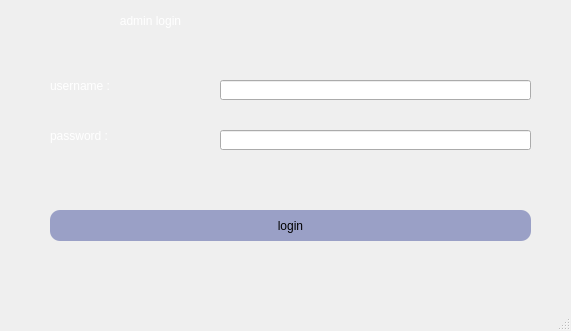
<?xml version="1.0" encoding="UTF-8"?>
<ui version="4.0">
 <class>adminlogin</class>
 <widget class="QMainWindow" name="adminlogin">
  <property name="geometry">
   <rect>
    <x>0</x>
    <y>0</y>
    <width>571</width>
    <height>331</height>
   </rect>
  </property>
  <property name="windowTitle">
   <string>MainWindow</string>
  </property>
  <property name="styleSheet">
   <string notr="true">background-color: #0a0e1a;

QLabel
{
   font: 17pt &quot;Cooper Black&quot;;
   color : rgb(255, 255, 255);
}

QPushButton
{
font: 11pt &quot;Calibri Light&quot;;
background-color : #9aa0c6;
color : rgb(0, 0, 0);
padding : 5px;
border-radius : 10px;
}
QPushButton:hover
{
color : rgb(0, 0, 0);
background-color:rgb(255,255,255);

}

QLineEdit
{
	font: 19pt &quot;MV Boli&quot;;
}
Lable
{
   font: 40pt &quot;Viner Hand ITC&quot;;
}
</string>
  </property>
  <widget class="QWidget" name="centralwidget">
   <widget class="QLabel" name="label">
    <property name="geometry">
     <rect>
      <x>10</x>
      <y>0</y>
      <width>551</width>
      <height>41</height>
     </rect>
    </property>
    <property name="styleSheet">
     <string notr="true">
font: 17pt &quot;Cooper Black&quot;;
color : rgb(255, 255, 255);</string>
    </property>
    <property name="text">
     <string>                                 admin login</string>
    </property>
   </widget>
   <widget class="QLabel" name="label_2">
    <property name="geometry">
     <rect>
      <x>50</x>
      <y>70</y>
      <width>141</width>
      <height>31</height>
     </rect>
    </property>
    <property name="styleSheet">
     <string notr="true">
font: 17pt &quot;Cooper Black&quot;;
color : rgb(255, 255, 255);</string>
    </property>
    <property name="text">
     <string>username :</string>
    </property>
   </widget>
   <widget class="QLabel" name="label_3">
    <property name="geometry">
     <rect>
      <x>50</x>
      <y>120</y>
      <width>141</width>
      <height>31</height>
     </rect>
    </property>
    <property name="styleSheet">
     <string notr="true">
font: 17pt &quot;Cooper Black&quot;;
color : rgb(255, 255, 255);</string>
    </property>
    <property name="text">
     <string>password :</string>
    </property>
   </widget>
   <widget class="QLineEdit" name="usernameadmin">
    <property name="geometry">
     <rect>
      <x>220</x>
      <y>80</y>
      <width>311</width>
      <height>20</height>
     </rect>
    </property>
   </widget>
   <widget class="QLineEdit" name="passwordadmin">
    <property name="geometry">
     <rect>
      <x>220</x>
      <y>130</y>
      <width>311</width>
      <height>20</height>
     </rect>
    </property>
   </widget>
   <widget class="QPushButton" name="login_admin">
    <property name="geometry">
     <rect>
      <x>50</x>
      <y>210</y>
      <width>481</width>
      <height>31</height>
     </rect>
    </property>
    <property name="styleSheet">
     <string notr="true">QPushButton
{
font: 11pt &quot;Calibri Light&quot;;
background-color : #9aa0c6;
color : rgb(0, 0, 0);
padding : 5px;
border-radius : 10px;
}
QPushButton:hover
{
color : rgb(0, 0, 0);
background-color:rgb(255,255,255);

}
</string>
    </property>
    <property name="text">
     <string>login</string>
    </property>
   </widget>
   <widget class="QLabel" name="invalidlabel">
    <property name="geometry">
     <rect>
      <x>320</x>
      <y>170</y>
      <width>211</width>
      <height>16</height>
     </rect>
    </property>
    <property name="styleSheet">
     <string notr="true">
font: 17pt &quot;Cooper Black&quot;;
color : rgb(255, 255, 255);</string>
    </property>
    <property name="text">
     <string/>
    </property>
   </widget>
  </widget>
  <widget class="QMenuBar" name="menubar">
   <property name="geometry">
    <rect>
     <x>0</x>
     <y>0</y>
     <width>571</width>
     <height>21</height>
    </rect>
   </property>
  </widget>
  <widget class="QStatusBar" name="statusbar"/>
 </widget>
 <resources/>
 <connections/>
</ui>
